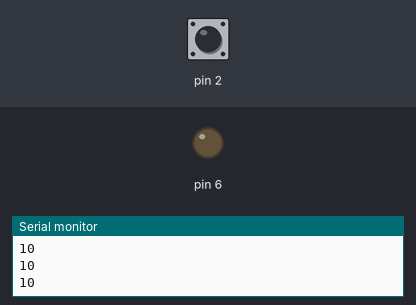
A sketch run on a simulated Arduino Uno, built with avr-gcc and run on an emulated ATmega328P. On the bench: output pins drawn as LEDs (lit = HIGH), the last lines printed to the serial monitor. The inputs (shaded band) are chosen by the test bench; at power-on: pin 2 HIGH.

Above: at 1.2 s.
1.3 s: pin 2 pulled LOW for 0.15 s
At 1.44 s:
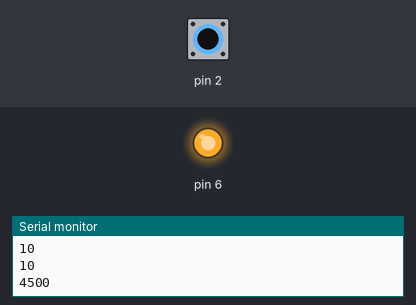
3.0 s: pin 2 pulled LOW for 3.2 s
At 6.7 s:
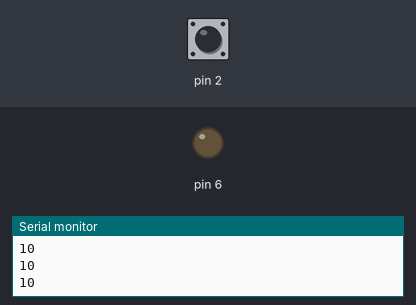
Timing chart, 0 to 8.2 s (numbered marks = the images above; inputs shaded):
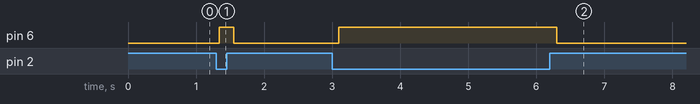

The sketch:

sketch_capsense.ino
```cpp
#include <CapacitiveSensor.h>
CapacitiveSensor  capsensor = CapacitiveSensor(4,2);

void setup() {
  // 読取りタイムアウトの設定
  capsensor.set_CS_AutocaL_Millis(0xFFFFFFFF);

  // 9600bpsでシリアルを開く
  // "ツール" -> "シリアルモニタ"で閲覧可能
  Serial.begin(9600);
}

void loop() {
  // 30回のサンプル値を取得
  long val =  capsensor.capacitiveSensor(30);

  // シリアルに出力(表示用)
  Serial.println(val);

  // LEDのON/OFFの値にする
  if (val >= 1000) {
    analogWrite(6, 255);
  } else {
    analogWrite(6, 0);
  }
  delay(100);
}
```

Measured:
- after the input at 1.3 s, pin 6: LOW → HIGH at once, → LOW 0.21 s later
- after the input at 3.0 s, pin 6: LOW → HIGH after 0.10 s, → LOW 3.2 s later
